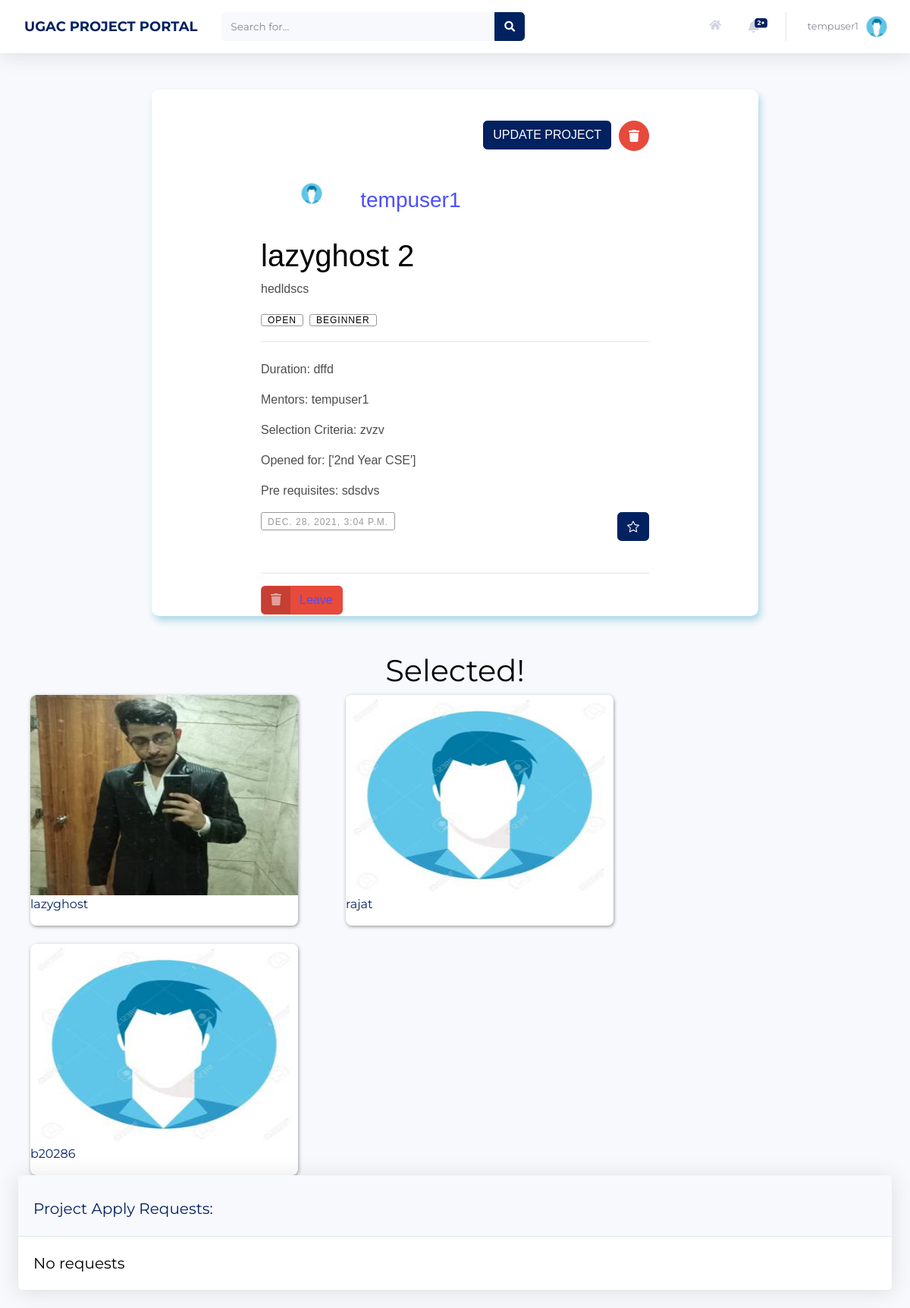
Page /project/?project_id=30 (signed in) on the committed database.
### users/models.py (models this page shows, shortened)
class Profile(models.Model):
    user = models.OneToOneField(User, on_delete=models.CASCADE)
    image = models.ImageField(default = 'default.jpg', upload_to='profile_pics', blank=True)
    rollno = models.CharField(max_length=10)
    year = models.CharField(max_length=30, choices = YEAR_CHOICES)
    branch = models.CharField(max_length=30, choices = BRANCH_CHOICES)
    techskills = models.TextField()
    starred_projects = models.ManyToManyField(Project, related_name='starred_projects', blank = True)
    cv = models.FileField(blank = True, upload_to='resumes')

### home/models.py (models this page shows, shortened)
class Project(models.Model):
    Title = models.CharField(max_length=30)
    Description = models.TextField()
    FloatedBy = models.ForeignKey(User, on_delete=models.CASCADE)
    Mentors = models.ManyToManyField(User, related_name='Mentors', blank = True)
    Status = models.CharField(max_length=10, choices=STATUS_CHOICES, default='Open')
    OpenedFor = models.CharField(max_length=300)
    Difficulty = models.CharField(max_length=15, choices=DIFFICULTY_CHOICES, default='Beginner')
    PreRequisite = models.TextField()
    Duration = models.CharField(max_length=30)
    DatePosted = models.DateTimeField(default = timezone.now)
    SelectionCriteria = models.TextField()
    MailNotification = models.CharField(max_length=5, choices=NOTIFICATION_CHOICES,default='On')
    ApplyRequest = models.ManyToManyField(User, related_name='ApplyRequest', blank = True)
    AlreadyApplied = models.ManyToManyField(User, related_name='AlreadyApplied', blank = True)

### home/views.py (the view)
# urls.py: path('project/', views.project, name='project'),
@login_required
def project(request):
    project_id = request.GET.get('project_id')
    project = Project.objects.get(id=project_id)
    apply_requests = project.ApplyRequest.all()
    all_project_list = Project.objects.all().order_by('-DatePosted')
    user_projects_id = []
    user_starred_projects_id = []
    user_requested_projects_id = []
    user_applied_projects = all_project_list.filter(AlreadyApplied =  request.user)
    user_floated_projects = all_project_list.filter(FloatedBy =  request.user)
    for tempproject in user_applied_projects:
        user_projects_id.append(tempproject.id)
    for tempproject in user_floated_projects:
        user_projects_id.append(tempproject.id)
    user_requested_projects = all_project_list.filter(ApplyRequest = request.user)
    for tempproject in user_requested_projects:
        user_requested_projects_id.append(tempproject.id)
    for tempproject in request.user.profile.starred_projects.all():
        user_starred_projects_id.append(tempproject.id)
    context = {
        'title': 'Project',
        'project': project,
        'user_projects_id': user_projects_id,
        'user_starred_projects_id' : user_starred_projects_id,
        'user_requested_projects_id' : user_requested_projects_id,
        'apply_requests' : apply_requests,
        'notifications': Notification.objects.filter(user = request.user).order_by('-time'),
    }
    return render(request, 'home/project.html', context)

### home/templates/home/project.html (shortened to what this page needs)
{% extends 'home/base.html' %}
{% load static %}
{% block stylesheets %}
    <link rel="stylesheet" type="text/css" href="{% static 'home/project.css' %}">
    <link rel="stylesheet" type="text/css" href="{% static 'home/style.css' %}">
    <link rel="stylesheet" type="text/css" href="{% static 'home/cards.css' %}">
{% endblock stylesheets %}
{% block content %}
{% block projectPageBlock %}
<div class="blog-container">
    <br>
    <div class="blog-header">
        <div class="blog-author--no-cover">
            {% if project.FloatedBy == user %}
            <div style="display: inline;" align="center;padding-right:10px;">
                <div style="float: right;">
                    <a href="/project/delete/?project_id={{project.id}}" class="btn btn-danger btn-circle">
                        <i class="fas fa-trash" style="color:white;"></i>
                    </a>
                </div>
                <div style="float: right; padding-right:10px;">
                    <a href="/project/update/?project_id={{project.id}}"><button class="btn btn-primary btn-user btn-block"
              style="display: inline-block;">UPDATE PROJECT</button></a>
                </div>
            </div>
            <br>
            <br>
            <br>
            {% endif %}
            <div class="blog-header" style="display: flex; flex-wrap: wrap;">
              <div class="blog-author--no-cover" style="background:url('{{project.FloatedBy.profile.image.url}}');background-size: cover; border-radius: 50%; display: inline-block;height: 32px;margin-right: 0.5rem;position: relative;top: 8px;width: 32px; ">
              </div>
              <span style="flex: 1 0 45%; ">
                <h3 style="margin-top: 10px; color:#858796;"><a
                href="{% url 'profile' project.FloatedBy.id %}">{{project.FloatedBy}}</a></h3>
              </span>
            </div>
        <br>
    </div>
    <div class="blog-body">
        <div class="blog-title">
            <h1>{{ project.Title }}</h1>
        </div>
        <div class="blog-summary">
            <p>{{ project.Description }}</p>
        </div>
        <div class="blog-tags">
            <ul>
                <li><a>{{ project.Status }}</a></li>
                <li><a>{{ project.Difficulty }}</a></li>
            </ul>
        </div>
    </div>
    <div class="blog-footer">
        <br>
        <div class="blog-summary">
            <p><b>Duration: </b>{{ project.Duration }}</p>
            <p><b>Mentors: </b>{% for users in project.Mentors.all %} {{ users }} {% endfor %} {% if project.Mentors.all.count == 0 %} No one {% endif %}</p>
            <p><b>Selection Criteria: </b>{{ project.SelectionCriteria }}</p>
            <p><b>Opened for: </b>{{project.OpenedFor}}</p>
            <p><b>Pre requisites: </b>{{ project.PreRequisite }}</p>
        </div>
        <ul>
            <li class="published-date">{{ project.DatePosted }}</li>
            <li class="shares"> {% if project.id not in user_starred_projects_id %}
                <a href="/project/task/?task=Star&project_id={{project.id}}">
                    <button class="btn btn-primary btn-user btn-block"></button></a>
                {% endif %}
            </li>
        </ul>
        <br>
        <hr> {% if project.id in user_requested_projects_id %}
        <a href="/project/task/?task=Withdraw&project_id={{project.id}}" class="btn btn-light btn-icon-split">
            <span class="icon text-gray-600">
        <i class="fas fa-times"></i>
      </span>
            <span class="text" style="color:black;">Withdraw Request</span>
        </a> <br> {% else %} {% if project.id not in user_projects_id %}
        <a href="/project/task/?task=Apply&project_id={{project.id}}" class="btn btn-warning btn-icon-split">
            <span class="icon text-white-50">
        <i class="fas fa-check"></i>
      </span>
            <span class="text" style="color:white;">Apply</span>
        </a><br> {% else %}
        <a href="/project/task/?task=Leave&project_id={{project.id}}" class="btn btn-danger btn-icon-split">
            <span class="icon text-white-50">
        <i class="fas fa-trash"></i>
      </span>
            <span class="text">Leave</span>
        </a>
        {% endif %} {% endif %}
        <br>
    </div>
    </div></div>
    <h1 style="text-align: center;">Selected!</h1>
<ul class="card-wrapper1">
 {% for users in project.AlreadyApplied.all %}
    <li class="card1">
        <img src="{{users.profile.image.url}}" >
        <a href="{% url 'profile' users.profile.id %}">{{users}}</a>
    </li>
{% endfor %}
</ul>
{% if project.FloatedBy == user %}
<div class="card shadow mb-4">
    <div class="card-header py-3">
        <h3>Project Apply Requests:</h3>
    </div>
    <div class="card-body">
         {% if apply_requests.count == 0 %}
        <div style="color:black; font-size:20px;"> No requests </div>
        {% endif %}
    </div>
</div>
{% endif %}
{% endblock projectPageBlock %}
{% endblock content %}

### home/templates/home/base.html (shortened to what this page needs)
{% load static %}
<!DOCTYPE html>
<html lang="en">
<head>
    {% block stylesheets %}{% endblock stylesheets %}
    <link rel="stylesheet" href="https://pro.fontawesome.com/releases/v5.10.0/css/all.css" />
</head>
<body>
    <div>
        <body id="page-top">
            <div id="wrapper">
                <div id="content-wrapper" class="d-flex flex-column">
                    <div id="content" style="background-image: #E8E8E8;">
                        <nav class="navbar navbar-expand navbar-light bg-white topbar mb-4 static-top shadow">
                            <div class="sidebar-brand-text mx-3" style="color: #022160; font-size: large; font-weight: bold"> UGAC PROJECT PORTAL </div>
                            <form method="POST" action="{{request.get_full_path}}" class="d-none d-sm-inline-block form-inline mr-auto ml-md-3 my-2 my-md-0 mw-100 navbar-search">
                                <div class="input-group">
                                    <input type="text" class="form-control bg-light border-0 small" placeholder="Search for..." aria-label="Search" aria-describedby="basic-addon2" name="search">
                                    <div class="input-group-append">
                                        <button class="btn btn-primary" type="submit">
                                            <i class="fas fa-search fa-sm"></i>
                                        </button>
                                    </div>
                                </div>
                            </form>
                            <ul class="navbar-nav ml-auto">
                                <a class="nav-link" href="{% url 'home' %}" role="button" style="margin-top: 13px;">
                                    <i class="fas fa-home fa-fw fa-sm mr-2 text-gray-400"></i>
                                </a>
                                <li class="nav-item dropdown no-arrow mx-1">
                                    <a class="nav-link dropdown-toggle" id="alertsDropdown" role="button" data-toggle="dropdown" aria-haspopup="true" aria-expanded="false">
                                        <i class="fas fa-bell fa-fw"></i>
                                        {% if notifications.count != 0 %}
                                        <span class="badge badge-danger badge-counter">
                                            {{notifications.count}}+
                                        </span> {% endif %}
                                    </a>
                                </li>
                                <li class="nav-item dropdown no-arrow">
                                    <a class="nav-link dropdown-toggle" id="userDropdown" role="button" data-toggle="dropdown" aria-haspopup="true" aria-expanded="false">
                                        <span class="mr-2 d-none d-lg-inline text-gray-600 small">{{user.username}}</span>
                                        <img class="img-profile rounded-circle" src="{{user.profile.image.url}}">
                                    </a>
                                </li>
                            </ul>
                        </nav>
                        <div class="container-fluid">
                            {% block content %}{% endblock content %}
                        </div>
                    </div>
                </div>
            </div>
        </body>
</html>

### home/static/home/project.css (style rules this page uses)
.card1 { background-color: #fff; border-radius: 0.5rem; box-shadow: 0.05rem 0.1rem 0.3rem -0.03rem rgba(0, 0, 0, 0.45); padding-bottom: 1rem; overflow: hidden; width: 90%; }
img { border-radius: 0.5rem 0.5rem 0 0; width: 100%; object-position: center; max-height: max(20rem, 30vh); aspect-ratio: 4/3; mix-blend-mode: var(--card-blend-mode); }
.card h3 { margin-top: 1rem; font-size: 1.25rem; }
.card-wrapper1 { margin-left:auto; margin-right: auto; list-style: none; padding: 0; margin: 0; display: grid; grid-template-columns: repeat(auto-fit, minmax(30ch, 1fr)); grid-gap: 1.5rem; max-width: 70vw; width: 100%; padding-left: 1rem; padding-right: 1rem; }

### home/static/home/cards.css (style rules this page uses)
.blog-container { background: #fff; box-shadow: 3px 6px 10px lightblue; border-radius: 10px; font-family: "adelle-sans", sans-serif; font-weight: 100; margin: 48px auto; width: 20rem; padding-top: 15px; }
.card { position: relative; display: flex; flex-direction: column; min-width: 0; word-wrap: break-word; background-color: #fff; background-clip: border-box; border-radius: 0.35rem; }
@media screen and (min-width: 480px) { .blog-container { width: 28rem; } }
@media screen and (min-width: 767px) { .blog-container { width: 40rem; } }
@media screen and (min-width: 959px) { .blog-container { width: 50rem; } }
.blog-container a { color: #4d4dff; text-decoration: none; transition: 0.25s ease; }
.blog-author, .blog-author--no-cover { margin: 0 auto; padding-top: 0.125rem; width: 80%; }
.blog-author h3::before, .blog-author--no-cover h3::before { background-size: cover; border-radius: 50%; content: " "; display: inline-block; height: 32px; margin-right: 0.5rem; position: relative; top: 8px; width: 32px; }
.blog-author--no-cover h3 { color: #999999; font-weight: 100; }
.blog-body { margin: 0 auto; width: 80%; }
.blog-header { margin: 0 auto; width: 80%; }
.blog-summary p { color: #4d4d4d; }
.blog-tags ul { display: flex; flex-direction: row; flex-wrap: wrap; list-style: none; padding-left: 0; }
.blog-tags li+li { margin-left: 0.5rem; }
.blog-tags a { border: 1px solid #999999; border-radius: 3px; color: #999999; font-size: 0.75rem; height: 1.5rem; line-height: 1.5rem; letter-spacing: 1px; padding: 0 0.5rem; text-align: center; text-transform: uppercase; white-space: nowrap; width: 5rem; }
.blog-footer { border-top: 1px solid #e6e6e6; margin: 0 auto; padding-bottom: 0.125rem; width: 80%; }
.blog-footer ul { list-style: none; display: flex; flex: row wrap; justify-content: flex-end; padding-left: 0; }
.blog-footer li:first-child { margin-right: auto; }
.blog-footer li+li { margin-left: 0.5rem; }
.blog-footer li { color: #999999; font-size: 0.75rem; height: 1.5rem; letter-spacing: 1px; line-height: 1.5rem; text-align: center; text-transform: uppercase; position: relative; white-space: nowrap; }
.blog-footer li a { color: #999999; }
.published-date { border: 1px solid #999999; border-radius: 3px; padding: 0 0.5rem; }

### rows in the picture
Project: FloatedBy.profile.image (placeholder picture), FloatedBy "tempuser1", Title "lazyghost 2", Description "hedldscs", Status "OPEN", Difficulty "BEGINNER", Duration "dffd", SelectionCriteria "zvzv", OpenedFor "['2nd Year CSE']", PreRequisite "sdsdvs", DatePosted "DEC. 28, 2021, 3:04 P.M."

### other values in the picture
{{ notifications.count }} "2"
{{ user.username }} "tempuser1"
{{ users }} "tempuser1"
{{ users }} "lazyghost"
{{ users }} "rajat"
{{ users }} "b20286"
